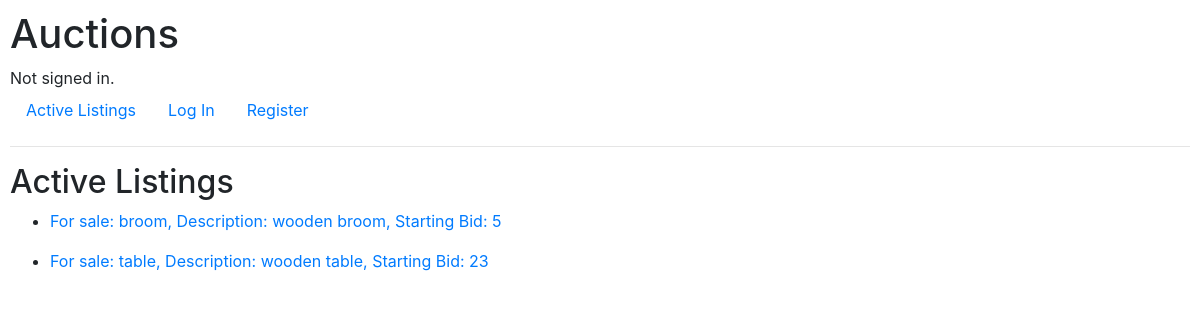
/, run on an earlier commit of the app's database.
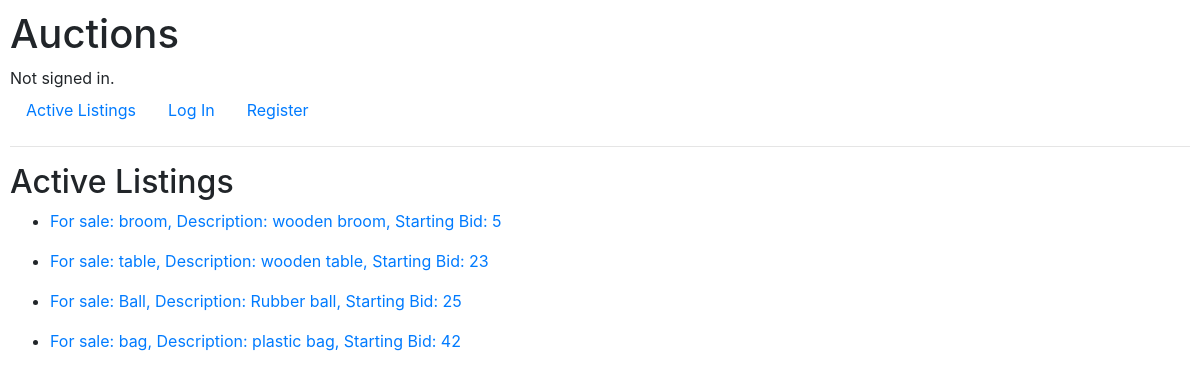
And on a later commit of the database.
### auctions/models.py (models this page shows, shortened)
class Listing(models.Model):
    title = models.CharField(max_length=64)
    description = models.CharField(max_length=64)
    starting_bid = models.IntegerField(validators=[MinValueValidator(0)])
    image = models.URLField(blank=True)
    category = models.CharField(max_length=64, blank=True)
    active = models.BooleanField(default=True)
    owner = models.ForeignKey(User, on_delete=models.CASCADE, related_name="sellers")
    winner = models.ForeignKey(User, on_delete=models.CASCADE, related_name="bids_won", null=True, blank=True)

### auctions/views.py (the view)
# urls.py: path("", views.index, name="index"),
def index(request):
    return render(request, "auctions/index.html", {
        "listings": Listing.objects.all()
        })

### auctions/templates/auctions/index.html
{% extends "auctions/layout.html" %}
{% block body %}
    <h2>Active Listings</h2>
    <ul>
        {% for listing in listings %}
            <li>
                <a href="{% url 'listing' listing.id %}"><p>
                    For sale: {{ listing.title }}, Description: {{ listing.description }}, Starting Bid: {{ listing.starting_bid }}
                </p></a>
            </li>
        {% endfor %}
    </ul>
{% endblock %}

What changed in the data, as far as the page shows it:
added Listing: title "Ball", description "Rubber ball", starting_bid "25"
added Listing: title "bag", description "plastic bag", starting_bid "42"
